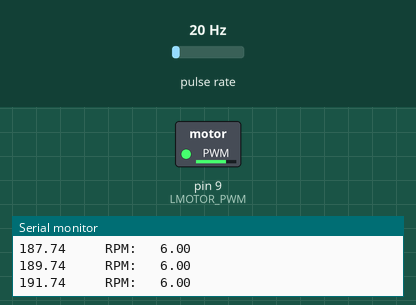
Simulated run of this sketch. Board: Arduino Uno, built with avr-gcc and run on an emulated ATmega328P. On the bench: switched loads named in the sketch (green lamp = pin HIGH), the last lines printed to the serial monitor. Wiring (inferred from the names in the program): pulse sensor: data pin 2. Inputs (shaded band) come from the test bench; at power-on: pulse rate 20 Hz.

Above: at 1.26 s.
1.3 s: pulse rate (sensor on pin 2) set to 100 Hz
At 2.6 s:
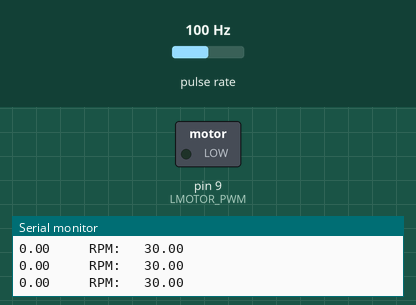
2.9 s: pulse rate (sensor on pin 2) set to 4 Hz
At 3.06 s:
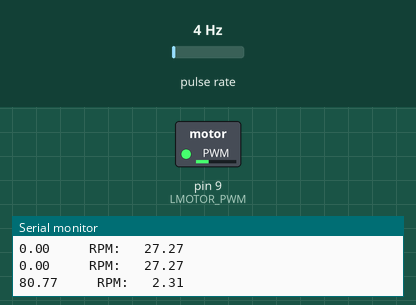
At 5.6 s:
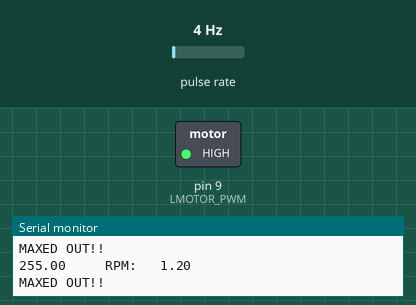
5.9 s: pulse rate (sensor on pin 2) set to 50 Hz
Timing chart, 0 to 11.5 s (numbered marks = the images above; inputs shaded):
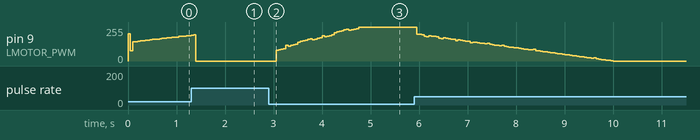

The sketch:

PID-test.ino
```cpp
#include <HalMotor.h>
#include <PID_v1.h>

const int SENSORPIN_ORANGE = 2;
const int SENSORPIN_BLACK = 3;
const int LMOTOR_IN3 = 7;
const int LMOTOR_IN4 = 8;
const int LMOTOR_PWM = 9;
const int PULSES_PER_REVOLUTION = 200;
unsigned long timeCount;
unsigned long timeSinceUpdate;
double goalTimeCount;
double currTimeCount;
double currRPM;
double currPWM;
double goalRPM;
int counter;
float lMotorMaxRotation;
PID myPID(&currRPM, &currPWM, &goalRPM, 10,10,0, DIRECT);  //PID default range = 0 - 255

void setup() {
  Serial.begin(9600);
  analogWrite(LMOTOR_PWM, 150);
  attachInterrupt(digitalPinToInterrupt(SENSORPIN_ORANGE), tick, FALLING);
  counter = 0;
  lMotorMaxRotation = 0;
  timeCount = 0;
  currPWM = 100;
  timeSinceUpdate = 0;
  myPID.SetMode(AUTOMATIC);
  myPID.SetSampleTime(50);

  //goalTimeCount = rpmToMillisPerPulse(goalRPM);
  //goalTimeCount = rpmToMillisPerPulse(10);
  goalRPM = 10;
  Serial.println(goalTimeCount);
  digitalWrite(LMOTOR_IN3, HIGH);
  digitalWrite(LMOTOR_IN4, LOW);
}

void loop() {
  boolean hasCompute = myPID.Compute();
  if (millis() - timeSinceUpdate > 200){
    currTimeCount = 200;
    currRPM = 0;
  }
  if (hasCompute){
    analogWrite(LMOTOR_PWM, currPWM);
    Serial.print(currPWM);
    Serial.print("     RPM:   ");
    Serial.println(currRPM);
    if (currPWM == 255){
      Serial.println("MAXED OUT!!");
    }
  }
}

float testMaxRpm(){
  analogWrite(LMOTOR_PWM, 255);
  delay(1000);
  return millisPerPulseToRPM(currTimeCount);
}

float rpmToMillisPerPulse(double rpm){
  if (rpm == 0){
    return 0;
  }
  else{
    return ((60 / rpm) / PULSES_PER_REVOLUTION) * 1000;
  }
}

float millisPerPulseToRPM(double milli){
  return 60 / ((milli * PULSES_PER_REVOLUTION) / 1000);
}

void tick(){
  currTimeCount = millis() - timeCount;
  currRPM = millisPerPulseToRPM(currTimeCount);

  timeSinceUpdate = millis();
  timeCount = millis();
}
```
